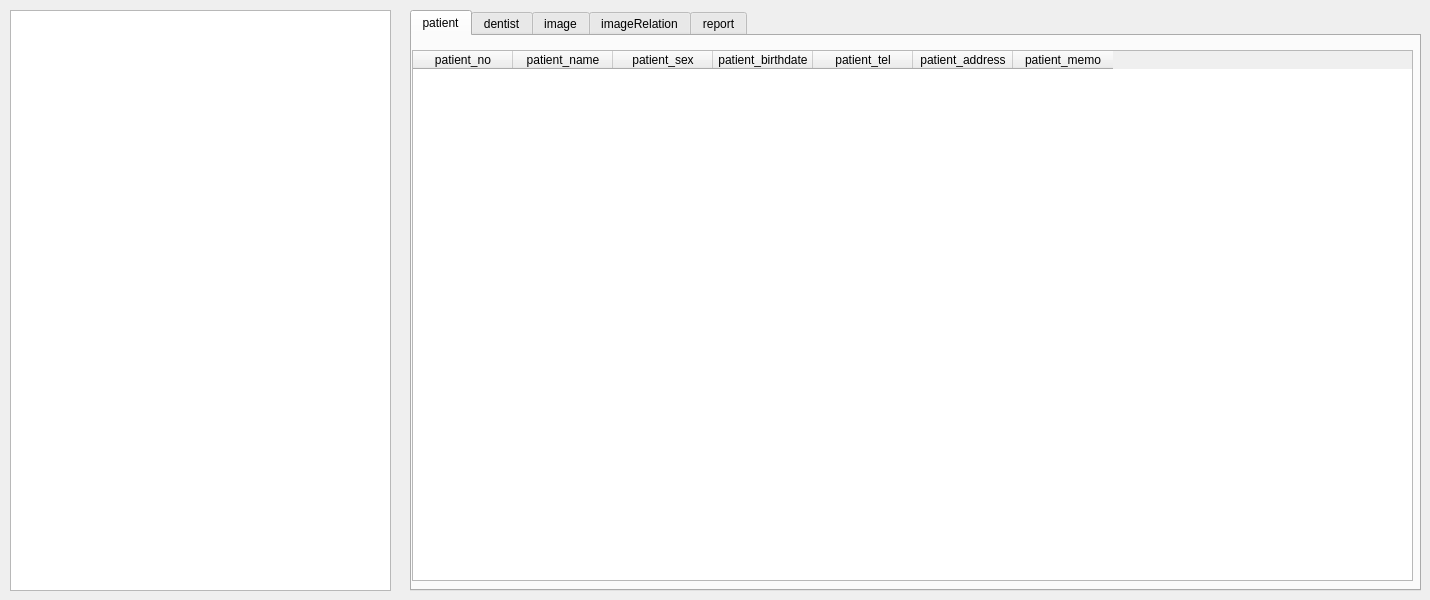
<?xml version="1.0" encoding="UTF-8"?>
<ui version="4.0">
 <class>MainServer</class>
 <widget class="QWidget" name="MainServer">
  <property name="geometry">
   <rect>
    <x>0</x>
    <y>0</y>
    <width>1430</width>
    <height>600</height>
   </rect>
  </property>
  <property name="windowTitle">
   <string>Server</string>
  </property>
  <widget class="QTextEdit" name="textEdit">
   <property name="geometry">
    <rect>
     <x>10</x>
     <y>10</y>
     <width>381</width>
     <height>581</height>
    </rect>
   </property>
  </widget>
  <widget class="QTabWidget" name="tabWidget">
   <property name="geometry">
    <rect>
     <x>410</x>
     <y>10</y>
     <width>1011</width>
     <height>581</height>
    </rect>
   </property>
   <property name="currentIndex">
    <number>0</number>
   </property>
   <widget class="QWidget" name="patient">
    <attribute name="title">
     <string>patient</string>
    </attribute>
    <widget class="QTableWidget" name="tableWidget">
     <property name="geometry">
      <rect>
       <x>0</x>
       <y>14</y>
       <width>1001</width>
       <height>531</height>
      </rect>
     </property>
     <column>
      <property name="text">
       <string>patient_no</string>
      </property>
     </column>
     <column>
      <property name="text">
       <string>patient_name</string>
      </property>
     </column>
     <column>
      <property name="text">
       <string>patient_sex</string>
      </property>
     </column>
     <column>
      <property name="text">
       <string>patient_birthdate</string>
      </property>
     </column>
     <column>
      <property name="text">
       <string>patient_tel</string>
      </property>
     </column>
     <column>
      <property name="text">
       <string>patient_address</string>
      </property>
     </column>
     <column>
      <property name="text">
       <string>patient_memo</string>
      </property>
     </column>
    </widget>
   </widget>
   <widget class="QWidget" name="dentist">
    <attribute name="title">
     <string>dentist</string>
    </attribute>
   </widget>
   <widget class="QWidget" name="image">
    <attribute name="title">
     <string>image</string>
    </attribute>
   </widget>
   <widget class="QWidget" name="imageRelation">
    <attribute name="title">
     <string>imageRelation</string>
    </attribute>
   </widget>
   <widget class="QWidget" name="report">
    <attribute name="title">
     <string>report</string>
    </attribute>
   </widget>
  </widget>
 </widget>
 <resources/>
 <connections/>
</ui>
